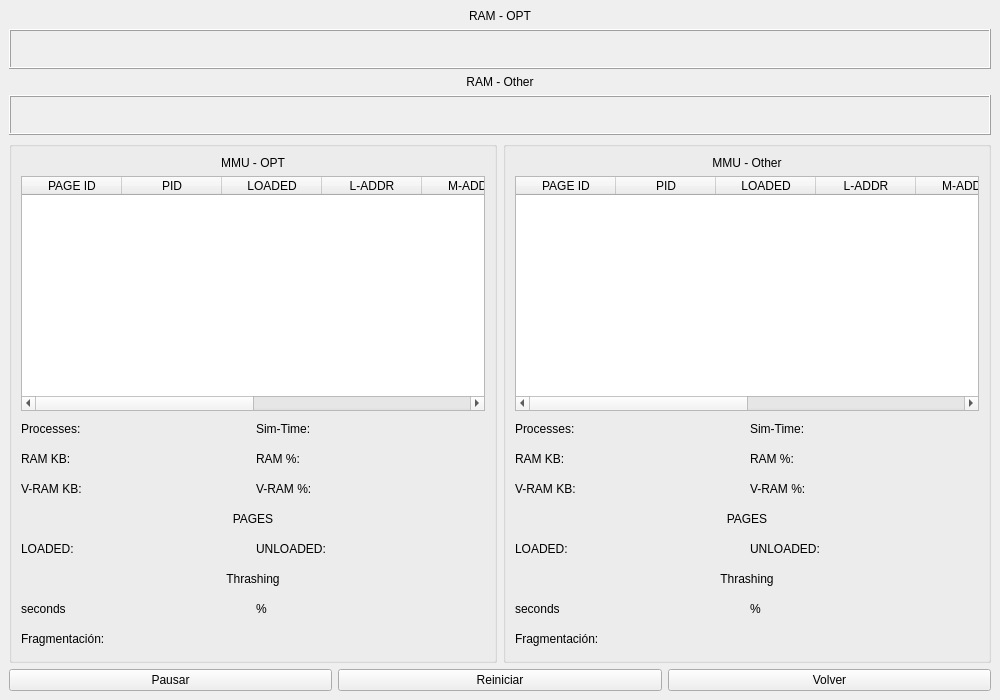
<?xml version="1.0" encoding="UTF-8"?>
<ui version="4.0">
 <class>MainWindow</class>
 <widget class="QMainWindow" name="MainWindow">
  <property name="geometry">
   <rect>
    <x>0</x>
    <y>0</y>
    <width>1000</width>
    <height>700</height>
   </rect>
  </property>
  <property name="windowTitle">
   <string>Algoritmos de paginación</string>
  </property>
  <widget class="QWidget" name="centralwidget">
   <layout class="QGridLayout" name="gridLayout">
    <item row="0" column="0">
     <layout class="QVBoxLayout" name="verticalLayout" stretch="0,2,2,2,2,0">
      <item>
       <widget class="QLabel" name="label">
        <property name="sizePolicy">
         <sizepolicy hsizetype="Preferred" vsizetype="Fixed">
          <horstretch>0</horstretch>
          <verstretch>0</verstretch>
         </sizepolicy>
        </property>
        <property name="text">
         <string>RAM - OPT</string>
        </property>
        <property name="alignment">
         <set>Qt::AlignmentFlag::AlignCenter</set>
        </property>
       </widget>
      </item>
      <item>
       <widget class="QFrame" name="frame_2">
        <property name="sizePolicy">
         <sizepolicy hsizetype="Preferred" vsizetype="Preferred">
          <horstretch>0</horstretch>
          <verstretch>0</verstretch>
         </sizepolicy>
        </property>
        <property name="minimumSize">
         <size>
          <width>0</width>
          <height>40</height>
         </size>
        </property>
        <property name="maximumSize">
         <size>
          <width>16777215</width>
          <height>40</height>
         </size>
        </property>
        <property name="frameShape">
         <enum>QFrame::Shape::Box</enum>
        </property>
        <property name="frameShadow">
         <enum>QFrame::Shadow::Raised</enum>
        </property>
       </widget>
      </item>
      <item>
       <widget class="QLabel" name="label_3">
        <property name="sizePolicy">
         <sizepolicy hsizetype="Preferred" vsizetype="Fixed">
          <horstretch>0</horstretch>
          <verstretch>0</verstretch>
         </sizepolicy>
        </property>
        <property name="text">
         <string>RAM - Other</string>
        </property>
        <property name="alignment">
         <set>Qt::AlignmentFlag::AlignCenter</set>
        </property>
       </widget>
      </item>
      <item>
       <widget class="QFrame" name="frame_3">
        <property name="sizePolicy">
         <sizepolicy hsizetype="Preferred" vsizetype="Preferred">
          <horstretch>0</horstretch>
          <verstretch>0</verstretch>
         </sizepolicy>
        </property>
        <property name="minimumSize">
         <size>
          <width>0</width>
          <height>40</height>
         </size>
        </property>
        <property name="maximumSize">
         <size>
          <width>16777215</width>
          <height>40</height>
         </size>
        </property>
        <property name="frameShape">
         <enum>QFrame::Shape::Box</enum>
        </property>
        <property name="frameShadow">
         <enum>QFrame::Shadow::Raised</enum>
        </property>
       </widget>
      </item>
      <item>
       <layout class="QHBoxLayout" name="horizontalLayout">
        <item>
         <widget class="QGroupBox" name="optGroupBox">
          <property name="title">
           <string/>
          </property>
          <layout class="QVBoxLayout" name="verticalLayout_2">
           <item>
            <widget class="QLabel" name="label_2">
             <property name="sizePolicy">
              <sizepolicy hsizetype="Preferred" vsizetype="Fixed">
               <horstretch>0</horstretch>
               <verstretch>0</verstretch>
              </sizepolicy>
             </property>
             <property name="text">
              <string>MMU - OPT</string>
             </property>
             <property name="alignment">
              <set>Qt::AlignmentFlag::AlignCenter</set>
             </property>
            </widget>
           </item>
           <item>
            <widget class="QTableWidget" name="tableWidget">
             <property name="sizePolicy">
              <sizepolicy hsizetype="Preferred" vsizetype="Preferred">
               <horstretch>0</horstretch>
               <verstretch>0</verstretch>
              </sizepolicy>
             </property>
             <property name="maximumSize">
              <size>
               <width>16777215</width>
               <height>250</height>
              </size>
             </property>
             <property name="editTriggers">
              <set>QAbstractItemView::EditTrigger::NoEditTriggers</set>
             </property>
             <property name="selectionMode">
              <enum>QAbstractItemView::SelectionMode::NoSelection</enum>
             </property>
             <column>
              <property name="text">
               <string>PAGE ID</string>
              </property>
             </column>
             <column>
              <property name="text">
               <string>PID</string>
              </property>
             </column>
             <column>
              <property name="text">
               <string>LOADED</string>
              </property>
             </column>
             <column>
              <property name="text">
               <string>L-ADDR</string>
              </property>
             </column>
             <column>
              <property name="text">
               <string>M-ADDR</string>
              </property>
             </column>
             <column>
              <property name="text">
               <string>D-ADDR</string>
              </property>
             </column>
             <column>
              <property name="text">
               <string>LOADED-T</string>
              </property>
             </column>
             <column>
              <property name="text">
               <string>MARK</string>
              </property>
             </column>
            </widget>
           </item>
           <item>
            <layout class="QGridLayout" name="gridLayout_2">
             <item row="7" column="1">
              <widget class="QLabel" name="label_15">
               <property name="text">
                <string>%</string>
               </property>
              </widget>
             </item>
             <item row="3" column="1">
              <widget class="QLabel" name="label_5">
               <property name="text">
                <string>V-RAM %:</string>
               </property>
              </widget>
             </item>
             <item row="4" column="0" colspan="2">
              <widget class="QLabel" name="label_12">
               <property name="text">
                <string>PAGES</string>
               </property>
               <property name="alignment">
                <set>Qt::AlignmentFlag::AlignCenter</set>
               </property>
              </widget>
             </item>
             <item row="3" column="0">
              <widget class="QLabel" name="label_4">
               <property name="text">
                <string>V-RAM KB:</string>
               </property>
              </widget>
             </item>
             <item row="5" column="1">
              <widget class="QLabel" name="label_11">
               <property name="text">
                <string>UNLOADED:</string>
               </property>
              </widget>
             </item>
             <item row="7" column="0">
              <widget class="QLabel" name="label_14">
               <property name="text">
                <string>seconds</string>
               </property>
              </widget>
             </item>
             <item row="1" column="1">
              <widget class="QLabel" name="label_7">
               <property name="text">
                <string>Sim-Time:</string>
               </property>
              </widget>
             </item>
             <item row="5" column="0">
              <widget class="QLabel" name="label_10">
               <property name="text">
                <string>LOADED:</string>
               </property>
              </widget>
             </item>
             <item row="2" column="0">
              <widget class="QLabel" name="label_8">
               <property name="text">
                <string>RAM KB:</string>
               </property>
              </widget>
             </item>
             <item row="2" column="1">
              <widget class="QLabel" name="label_9">
               <property name="text">
                <string>RAM %:</string>
               </property>
              </widget>
             </item>
             <item row="6" column="0" colspan="2">
              <widget class="QLabel" name="label_13">
               <property name="text">
                <string>Thrashing</string>
               </property>
               <property name="alignment">
                <set>Qt::AlignmentFlag::AlignCenter</set>
               </property>
              </widget>
             </item>
             <item row="1" column="0">
              <widget class="QLabel" name="label_6">
               <property name="text">
                <string>Processes:</string>
               </property>
              </widget>
             </item>
             <item row="8" column="0" colspan="2">
              <widget class="QLabel" name="label_16">
               <property name="text">
                <string>Fragmentación:</string>
               </property>
              </widget>
             </item>
            </layout>
           </item>
          </layout>
         </widget>
        </item>
        <item>
         <widget class="QGroupBox" name="groupBox">
          <property name="title">
           <string/>
          </property>
          <layout class="QVBoxLayout" name="verticalLayout_5">
           <item>
            <widget class="QLabel" name="label_44">
             <property name="sizePolicy">
              <sizepolicy hsizetype="Preferred" vsizetype="Fixed">
               <horstretch>0</horstretch>
               <verstretch>0</verstretch>
              </sizepolicy>
             </property>
             <property name="text">
              <string>MMU - Other</string>
             </property>
             <property name="alignment">
              <set>Qt::AlignmentFlag::AlignCenter</set>
             </property>
            </widget>
           </item>
           <item>
            <widget class="QTableWidget" name="tableWidget_3">
             <property name="sizePolicy">
              <sizepolicy hsizetype="Preferred" vsizetype="Preferred">
               <horstretch>0</horstretch>
               <verstretch>0</verstretch>
              </sizepolicy>
             </property>
             <property name="maximumSize">
              <size>
               <width>16777215</width>
               <height>250</height>
              </size>
             </property>
             <property name="editTriggers">
              <set>QAbstractItemView::EditTrigger::NoEditTriggers</set>
             </property>
             <property name="selectionMode">
              <enum>QAbstractItemView::SelectionMode::NoSelection</enum>
             </property>
             <column>
              <property name="text">
               <string>PAGE ID</string>
              </property>
             </column>
             <column>
              <property name="text">
               <string>PID</string>
              </property>
             </column>
             <column>
              <property name="text">
               <string>LOADED</string>
              </property>
             </column>
             <column>
              <property name="text">
               <string>L-ADDR</string>
              </property>
             </column>
             <column>
              <property name="text">
               <string>M-ADDR</string>
              </property>
             </column>
             <column>
              <property name="text">
               <string>D-ADDR</string>
              </property>
             </column>
             <column>
              <property name="text">
               <string>LOADED-T</string>
              </property>
             </column>
             <column>
              <property name="text">
               <string>MARK</string>
              </property>
             </column>
            </widget>
           </item>
           <item>
            <layout class="QGridLayout" name="gridLayout_5">
             <item row="7" column="1">
              <widget class="QLabel" name="label_45">
               <property name="text">
                <string>%</string>
               </property>
              </widget>
             </item>
             <item row="3" column="1">
              <widget class="QLabel" name="label_46">
               <property name="text">
                <string>V-RAM %:</string>
               </property>
              </widget>
             </item>
             <item row="4" column="0" colspan="2">
              <widget class="QLabel" name="label_47">
               <property name="text">
                <string>PAGES</string>
               </property>
               <property name="alignment">
                <set>Qt::AlignmentFlag::AlignCenter</set>
               </property>
              </widget>
             </item>
             <item row="3" column="0">
              <widget class="QLabel" name="label_48">
               <property name="text">
                <string>V-RAM KB:</string>
               </property>
              </widget>
             </item>
             <item row="5" column="1">
              <widget class="QLabel" name="label_49">
               <property name="text">
                <string>UNLOADED:</string>
               </property>
              </widget>
             </item>
             <item row="7" column="0">
              <widget class="QLabel" name="label_50">
               <property name="text">
                <string>seconds</string>
               </property>
              </widget>
             </item>
             <item row="1" column="1">
              <widget class="QLabel" name="label_51">
               <property name="text">
                <string>Sim-Time:</string>
               </property>
              </widget>
             </item>
             <item row="5" column="0">
              <widget class="QLabel" name="label_52">
               <property name="text">
                <string>LOADED:</string>
               </property>
              </widget>
             </item>
             <item row="2" column="0">
              <widget class="QLabel" name="label_53">
               <property name="text">
                <string>RAM KB:</string>
               </property>
              </widget>
             </item>
             <item row="2" column="1">
              <widget class="QLabel" name="label_54">
               <property name="text">
                <string>RAM %:</string>
               </property>
              </widget>
             </item>
             <item row="6" column="0" colspan="2">
              <widget class="QLabel" name="label_55">
               <property name="text">
                <string>Thrashing</string>
               </property>
               <property name="alignment">
                <set>Qt::AlignmentFlag::AlignCenter</set>
               </property>
              </widget>
             </item>
             <item row="1" column="0">
              <widget class="QLabel" name="label_56">
               <property name="text">
                <string>Processes:</string>
               </property>
              </widget>
             </item>
             <item row="8" column="0" colspan="2">
              <widget class="QLabel" name="label_57">
               <property name="text">
                <string>Fragmentación:</string>
               </property>
              </widget>
             </item>
            </layout>
           </item>
          </layout>
         </widget>
        </item>
       </layout>
      </item>
      <item>
       <layout class="QHBoxLayout" name="horizontalLayout_2" stretch="0,0,0">
        <property name="sizeConstraint">
         <enum>QLayout::SizeConstraint::SetDefaultConstraint</enum>
        </property>
        <item>
         <widget class="QPushButton" name="pushButton">
          <property name="sizePolicy">
           <sizepolicy hsizetype="Minimum" vsizetype="Fixed">
            <horstretch>0</horstretch>
            <verstretch>0</verstretch>
           </sizepolicy>
          </property>
          <property name="text">
           <string>Pausar</string>
          </property>
         </widget>
        </item>
        <item>
         <widget class="QPushButton" name="pushButton_2">
          <property name="sizePolicy">
           <sizepolicy hsizetype="Minimum" vsizetype="Fixed">
            <horstretch>0</horstretch>
            <verstretch>0</verstretch>
           </sizepolicy>
          </property>
          <property name="text">
           <string>Reiniciar</string>
          </property>
         </widget>
        </item>
        <item>
         <widget class="QPushButton" name="pushButton_3">
          <property name="sizePolicy">
           <sizepolicy hsizetype="Minimum" vsizetype="Fixed">
            <horstretch>0</horstretch>
            <verstretch>0</verstretch>
           </sizepolicy>
          </property>
          <property name="text">
           <string>Volver</string>
          </property>
         </widget>
        </item>
       </layout>
      </item>
     </layout>
    </item>
   </layout>
  </widget>
 </widget>
 <resources/>
 <connections/>
</ui>
